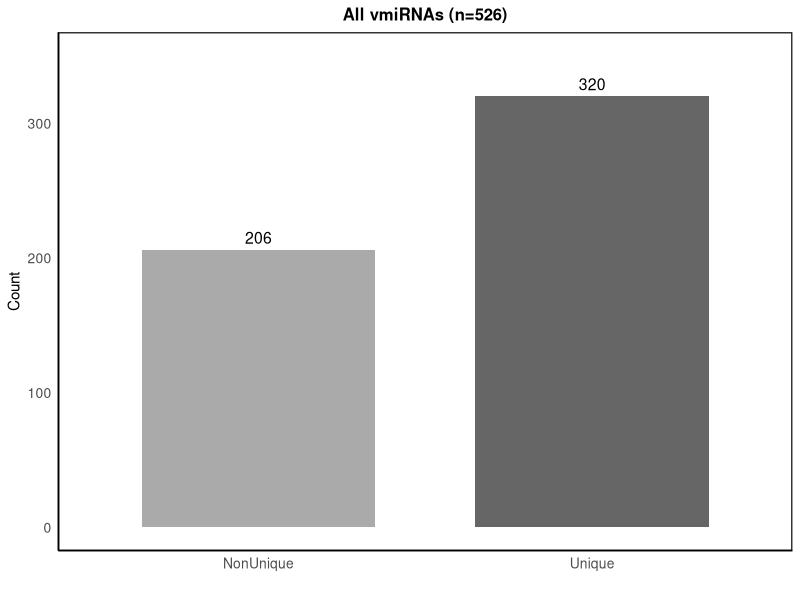
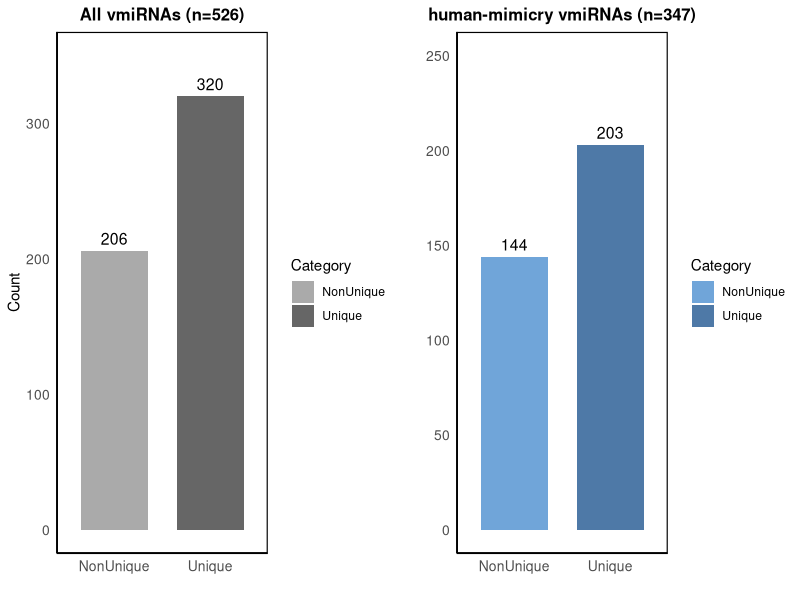

R code for these plots, in order:
library(ggplot2)
library(reshape2)
library(ggplot2)
library(gridExtra)
library(grid)

# 设置数据
all_hmiRNA <- c(Unique = 320, NonUnique = 206)
virus_hmiRNA <- c(Unique = 203, NonUnique = 144)

# 设置颜色（统一配色方案）
colors <- c("#4E79A7", "#70A5D9") #灰色
colors1 <- c("#666666","#AAAAAA" ) #蓝色


# 设置数据
all_data <- data.frame(
  Category = factor(c("Unique", "NonUnique"), levels = c("NonUnique", "Unique")), # 反转顺序
  Count = c(320, 206),
  Group = "All vmiRNAs (n=526)"
)

virus_data <- data.frame(
  Category = factor(c("Unique", "NonUnique"), levels = c("NonUnique", "Unique")), # 反转顺序
  Count = c(203, 144),
  Group = "human-mimicry vmiRNAs (n=526)"
)

# 设置统一的配色方案
colors_all <- c("Unique" = "#666666", "NonUnique" = "#AAAAAA")  # 灰色系
colors_virus <- c("Unique" = "#4E79A7", "NonUnique" = "#70A5D9")  # 蓝色系

# 绘制条形图 - 修改后
p1 <- ggplot(all_data, aes(x = Category, y = Count, fill = Category)) +
  geom_bar(stat = "identity", width = 0.7) +
  geom_text(aes(label = Count), vjust = -0.5, size = 4) +  # 在条形上方添加数值标签
  scale_fill_manual(values = colors_all) +
  labs(title = "All vmiRNAs (n=526)", y = "Count", x = "") +
  ylim(0, 350) +
  theme_minimal() +
  theme(
    legend.position = "none",
    plot.title = element_text(hjust = 0.5, face = "bold", size = 12),
    panel.grid = element_blank(),  # 去除所有网格线
    panel.border = element_rect(color = "black", fill = NA, size = 0.8),  # 添加外框线
    axis.line = element_line(color = "black"),  # 添加坐标轴线
    axis.text = element_text(size = 10),
    axis.title = element_text(size = 11)
  )
p1

p2 <- ggplot(virus_data, aes(x = Category, y = Count, fill = Category)) +
  geom_bar(stat = "identity", width = 0.7) +
  geom_text(aes(label = Count), vjust = -0.5, size = 4) +
  scale_fill_manual(values = colors_virus) +
  labs(title = "human-mimicry vmiRNAs (n=347)", y = "", x = "") +
  ylim(0, 250) +
  theme_minimal() +
  theme(
    legend.position = "none",
    plot.title = element_text(hjust = 0.5, face = "bold", size = 12),
    panel.grid = element_blank(),  # 去除所有网格线
    panel.border = element_rect(color = "black", fill = NA, size = 0.8),  # 添加外框线
    axis.line = element_line(color = "black"),  # 添加坐标轴线
    axis.text = element_text(size = 10),
    axis.title = element_text(size = 11)
  )

  
# 合并图形并添加总标题
library(ggpubr)
ggarrange(p1,p2,ncol = 2, nrow = 1,legend="right",align = "h",common.legend = FALSE) 
